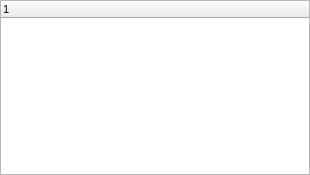
<?xml version="1.0" encoding="UTF-8"?>
<ui version="4.0">
  <class>Global</class>
  <widget class="QWidget" name="Global">
    <property name="geometry">
      <rect>
        <x>0</x>
        <y>0</y>
        <width>310</width>
        <height>175</height>
      </rect>
    </property>
    <property name="windowTitle">
      <string>Type</string>
    </property>
    <property name="font">
      <font>
        <family>MS Sans Serif</family>
        <pointsize>8</pointsize>
      </font>
    </property>
    <!-- vcl-BorderStyle: bsToolWindow → set windowFlags Qt::Tool in constructor -->
    <!-- vcl-FormStyle: fsMDIChild → use QMdiSubWindow -->
    <widget class="QTreeWidget" name="List">
      <property name="geometry">
        <rect>
          <x>0</x>
          <y>0</y>
          <width>310</width>
          <height>175</height>
        </rect>
      </property>
      <property name="windowTitle">
        <string>Name</string>
      </property>
      <!-- vcl-align: alClient → arrange in a Qt layout manager -->
    </widget>
  </widget>
  <resources/>
  <connections/>
</ui>
